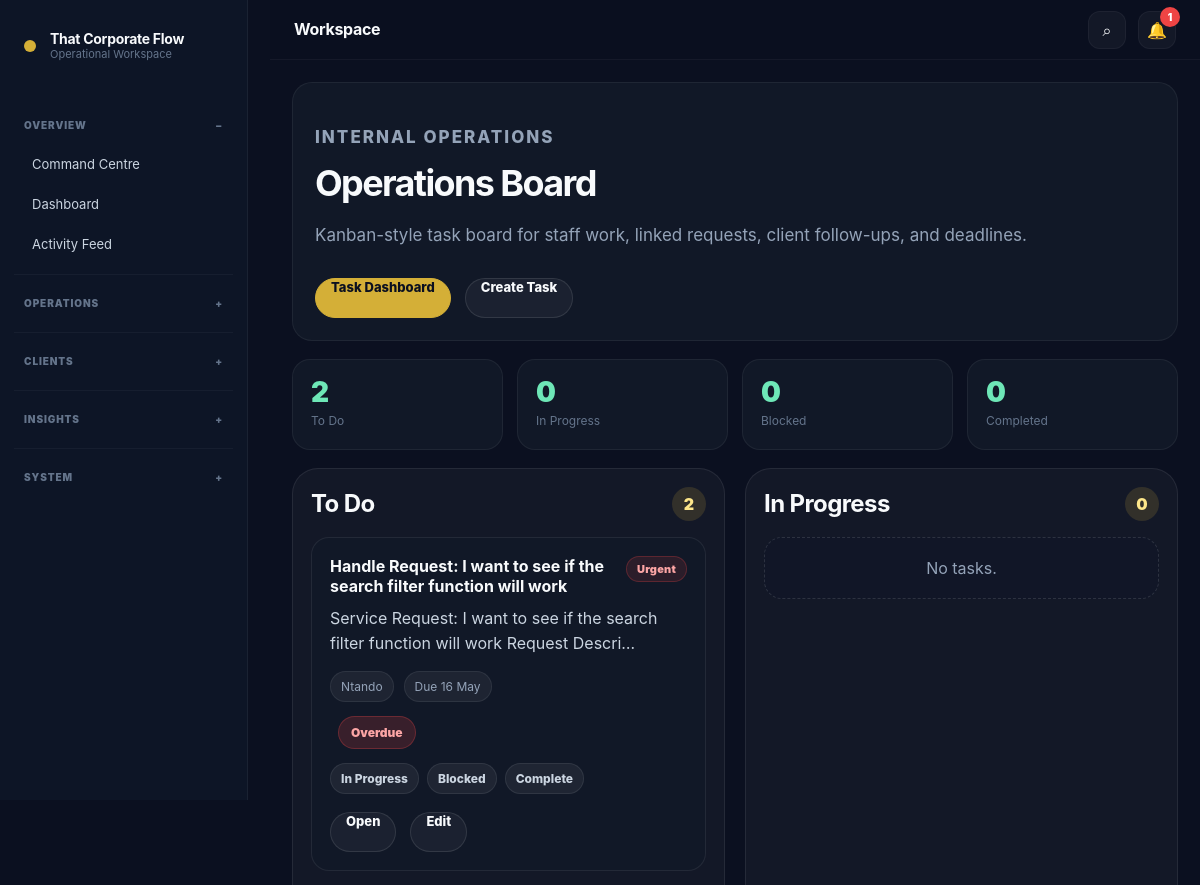
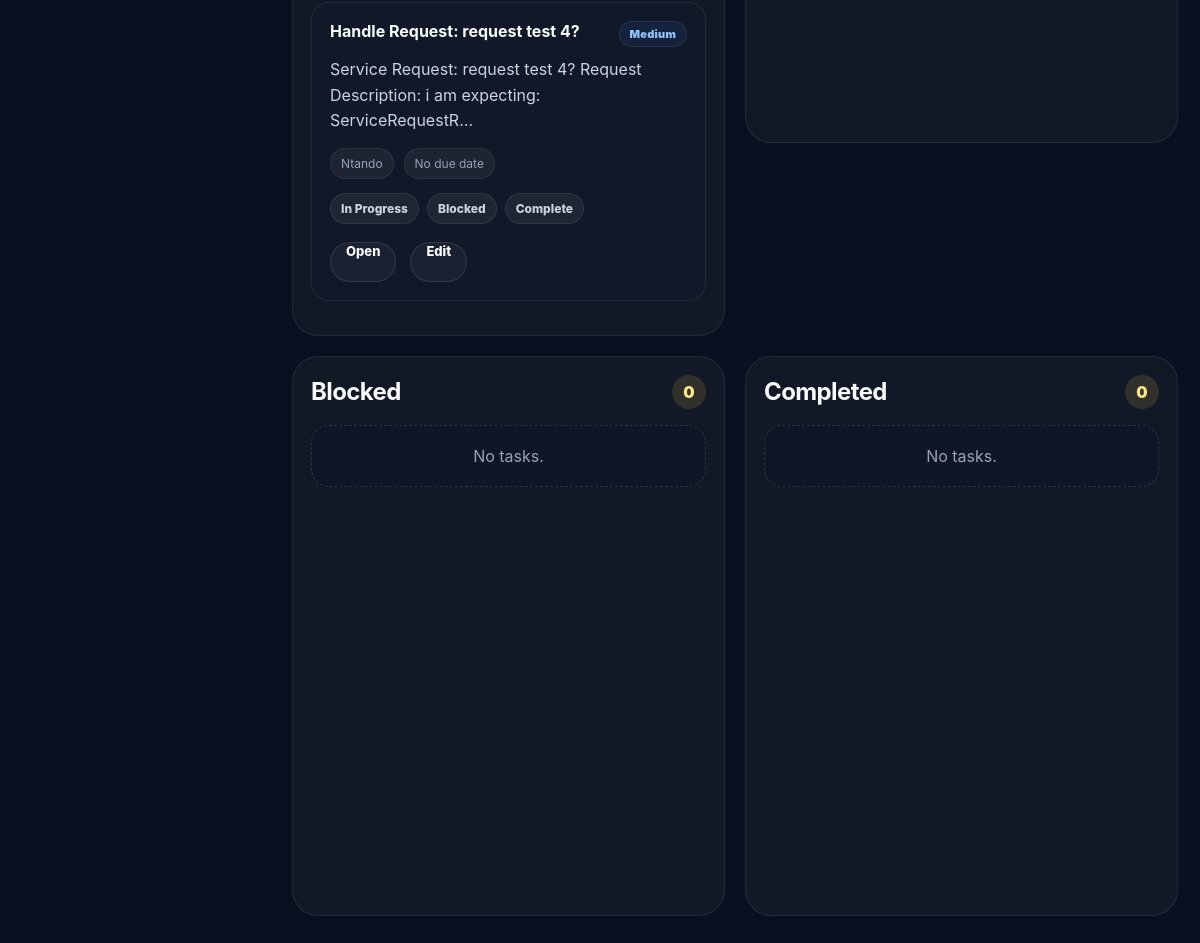
/operations/board/ (signed in), run on the app's committed database (2 pictures, top to bottom).
### operations/models.py (models this page shows, shortened)
class InternalTask(models.Model):
    STATUS_CHOICES = [
        ('todo', 'To Do'),
        ('in_progress', 'In Progress'),
        ('blocked', 'Blocked'),
        ('completed', 'Completed'),
        ('cancelled', 'Cancelled'),
    ]
    PRIORITY_CHOICES = TaskTemplate.PRIORITY_CHOICES
    title = models.CharField(max_length=255)
    description = models.TextField(blank=True)
    template = models.ForeignKey(
        TaskTemplate,
        on_delete=models.SET_NULL,
        related_name='tasks',
        blank=True,
        null=True
    )
    assigned_to = models.ForeignKey(
        settings.AUTH_USER_MODEL,
        on_delete=models.SET_NULL,
        related_name='assigned_internal_tasks',
        blank=True,
        null=True
    )
    created_by = models.ForeignKey(
        settings.AUTH_USER_MODEL,
        on_delete=models.SET_NULL,
        related_name='created_internal_tasks',
        blank=True,
        null=True
    )
    linked_request = models.ForeignKey(
        'service_requests.ServiceRequest',
        on_delete=models.SET_NULL,
        related_name='internal_tasks',
        blank=True,
        null=True
    )
    linked_client = models.ForeignKey(
        'clients.ClientFolder',
        on_delete=models.SET_NULL,
        related_name='internal_tasks',
        blank=True,
        null=True
    )
    status = models.CharField(max_length=50, choices=STATUS_CHOICES, default='todo')
    priority = models.CharField(max_length=50, choices=PRIORITY_CHOICES, default='medium')
    due_date = models.DateField(blank=True, null=True)
    completed_at = models.DateTimeField(blank=True, null=True)
    created_at = models.DateTimeField(default=timezone.now)
    updated_at = models.DateTimeField(auto_now=True)
    def is_overdue(self):
        if self.due_date and self.status != 'completed':
            return timezone.now().date() > self.due_date
        return False

### accounts/models.py (models this page shows, shortened)
class CustomUser(AbstractUser):
    ROLE_CHOICES = [
        ('admin', 'Admin'),
        ('operations', 'Operations'),
        ('finance', 'Finance'),
        ('client', 'Client'),
        ('viewer', 'Viewer'),
    ]
    role = models.CharField(
        max_length=50,
        choices=ROLE_CHOICES,
        default='viewer'
    )
    company_name = models.CharField(
        max_length=255,
        blank=True
    )
    phone_number = models.CharField(
        max_length=50,
        blank=True
    )
    must_change_password = models.BooleanField(
        default=False
    )

### operations/views.py (the view)
# urls.py: path('board/', views.task_board, name='task_board'),
@login_required
def task_board(request):
    tasks = get_visible_tasks(request.user).select_related(
        'assigned_to',
        'created_by',
        'linked_request',
        'linked_client',
    ).order_by('-created_at')
    board = {
        'todo': tasks.filter(status='todo'),
        'in_progress': tasks.filter(status='in_progress'),
        'blocked': tasks.filter(status='blocked'),
        'completed': tasks.filter(status='completed'),
    }
    stats = {
        'todo': board['todo'].count(),
        'in_progress': board['in_progress'].count(),
        'blocked': board['blocked'].count(),
        'completed': board['completed'].count(),
    }
    pinned_announcements = OperationsAnnouncement.objects.filter(
        is_active=True,
        is_pinned=True
    ).order_by('-created_at')[:3]
    return render(request, 'operations/task_board.html', {
        'board': board,
        'stats': stats,
        'can_manage_tasks': can_manage_tasks(request.user),
        'pinned_announcements': pinned_announcements,
    })

### templates/operations/task_board.html (shortened to what this page needs)
﻿{% extends 'base.html' %}
{% block content %}
<section class='page-header'>
    <p class='eyebrow'>Internal Operations</p>
    <h2>Operations Board</h2>
    <p>
        Kanban-style task board for staff work, linked requests, client follow-ups, and deadlines.
    </p>
    <div class='hero-actions'>
        <a class='btn primary' href='{% url "task_dashboard" %}'>
            Task Dashboard
        </a>
        {% if can_manage_tasks %}
            <a class='btn secondary' href='{% url "create_task" %}'>
                Create Task
            </a>
        {% endif %}
    </div>
</section>
<section class='stats-grid'>
    <div class='stat-card'>
        <span>{{ stats.todo }}</span>
        <p>To Do</p>
    </div>
    <div class='stat-card'>
        <span>{{ stats.in_progress }}</span>
        <p>In Progress</p>
    </div>
    <div class='stat-card'>
        <span>{{ stats.blocked }}</span>
        <p>Blocked</p>
    </div>
    <div class='stat-card'>
        <span>{{ stats.completed }}</span>
        <p>Completed</p>
    </div>
</section>
<section class='kanban-board'>
    <div class='kanban-column'>
        <div class='kanban-header'>
            <h3>To Do</h3>
            <span>{{ stats.todo }}</span>
        </div>
        {% for task in board.todo %}
            <div class='kanban-card'>
                <div class='kanban-card-top'>
                    <h4>{{ task.title }}</h4>
                    <span class='priority-badge priority-{{ task.priority }}'>
                        {{ task.get_priority_display }}
                    </span>
                </div>
                <p>{{ task.description|truncatechars:90 }}</p>
                <div class='kanban-meta'>
                    <span>
                        {% if task.assigned_to %}
                            {{ task.assigned_to.username }}
                        {% else %}
                            Unassigned
                        {% endif %}
                    </span>
                    <span>
                        {% if task.due_date %}
                            Due {{ task.due_date|date:'d M' }}
                        {% else %}
                            No due date
                        {% endif %}
                    </span>
                </div>
                {% if task.is_overdue %}
                    <span class='overdue-pill'>Overdue</span>
                {% endif %}
                <div class='quick-move-row'>
                    <a href='{% url "move_task_status" task.id "in_progress" %}'>In Progress</a>
                    <a href='{% url "move_task_status" task.id "blocked" %}'>Blocked</a>
                    <a href='{% url "move_task_status" task.id "completed" %}'>Complete</a>
                </div>
                <div class='hero-actions small-actions'>
                    <a class='mini-btn' href='{% url "task_detail" task.id %}'>
                        Open
                    </a>
                    <a class='mini-btn' href='{% url "edit_task" task.id %}'>
                        Edit
                    </a>
                </div>
            </div>
        {% empty %}
            <div class='empty-kanban'>
                No tasks.
            </div>
        {% endfor %}
    </div>
    <div class='kanban-column'>
        <div class='kanban-header'>
            <h3>In Progress</h3>
            <span>{{ stats.in_progress }}</span>
        </div>
        {% for task in board.in_progress %}
            <div class='kanban-card'>
                <div class='kanban-card-top'>
                    <h4>{{ task.title }}</h4>
                    <span class='priority-badge priority-{{ task.priority }}'>
                        {{ task.get_priority_display }}
                    </span>
                </div>
                <p>{{ task.description|truncatechars:90 }}</p>
                <div class='kanban-meta'>
                    <span>
                        {% if task.assigned_to %}
                            {{ task.assigned_to.username }}
                        {% else %}
                            Unassigned
                        {% endif %}
                    </span>
                    <span>
                        {% if task.due_date %}
                            Due {{ task.due_date|date:'d M' }}
                        {% else %}
                            No due date
                        {% endif %}
                    </span>
                </div>
                {% if task.is_overdue %}
                    <span class='overdue-pill'>Overdue</span>
                {% endif %}
                <div class='quick-move-row'>
                    <a href='{% url "move_task_status" task.id "todo" %}'>To Do</a>
                    <a href='{% url "move_task_status" task.id "blocked" %}'>Blocked</a>
                    <a href='{% url "move_task_status" task.id "completed" %}'>Complete</a>
                </div>
                <div class='hero-actions small-actions'>
                    <a class='mini-btn' href='{% url "task_detail" task.id %}'>
                        Open
                    </a>
                    <a class='mini-btn' href='{% url "edit_task" task.id %}'>
                        Edit
                    </a>
                </div>
            </div>
        {% empty %}
            <div class='empty-kanban'>
                No tasks.
            </div>
        {% endfor %}
    </div>
    <div class='kanban-column'>
        <div class='kanban-header'>
            <h3>Blocked</h3>
            <span>{{ stats.blocked }}</span>
        </div>
        {% for task in board.blocked %}
            <div class='kanban-card'>
                <div class='kanban-card-top'>
                    <h4>{{ task.title }}</h4>
                    <span class='priority-badge priority-{{ task.priority }}'>
                        {{ task.get_priority_display }}
                    </span>
                </div>
                <p>{{ task.description|truncatechars:90 }}</p>
                <div class='kanban-meta'>
                    <span>
                        {% if task.assigned_to %}
                            {{ task.assigned_to.username }}
                        {% else %}
                            Unassigned
                        {% endif %}
                    </span>
                    <span>
                        {% if task.due_date %}
                            Due {{ task.due_date|date:'d M' }}
                        {% else %}
                            No due date
                        {% endif %}
                    </span>
                </div>
                {% if task.is_overdue %}
                    <span class='overdue-pill'>Overdue</span>
                {% endif %}
                <div class='quick-move-row'>
                    <a href='{% url "move_task_status" task.id "todo" %}'>To Do</a>
                    <a href='{% url "move_task_status" task.id "in_progress" %}'>In Progress</a>
                    <a href='{% url "move_task_status" task.id "completed" %}'>Complete</a>
                </div>
                <div class='hero-actions small-actions'>
                    <a class='mini-btn' href='{% url "task_detail" task.id %}'>
                        Open
                    </a>
                    <a class='mini-btn' href='{% url "edit_task" task.id %}'>
                        Edit
                    </a>
                </div>
            </div>
        {% empty %}
            <div class='empty-kanban'>
                No tasks.
            </div>
        {% endfor %}
    </div>
    <div class='kanban-column'>
        <div class='kanban-header'>
            <h3>Completed</h3>
            <span>{{ stats.completed }}</span>
        </div>
        {% for task in board.completed %}
            <div class='kanban-card completed-card'>
                <div class='kanban-card-top'>
                    <h4>{{ task.title }}</h4>
                    <span class='priority-badge priority-{{ task.priority }}'>
                        {{ task.get_priority_display }}
                    </span>
                </div>
                <p>{{ task.description|truncatechars:90 }}</p>
                <div class='kanban-meta'>
                    <span>
                        {% if task.assigned_to %}
                            {{ task.assigned_to.username }}
                        {% else %}
                            Unassigned
                        {% endif %}
                    </span>
                    <span>
                        {% if task.completed_at %}
                            Done {{ task.completed_at|date:'d M' }}
                        {% else %}
                            Completed
                        {% endif %}
                    </span>
                </div>
                <div class='quick-move-row'>
                    <a href='{% url "move_task_status" task.id "todo" %}'>Reopen</a>
                    <a href='{% url "move_task_status" task.id "in_progress" %}'>In Progress</a>
                    <a href='{% url "move_task_status" task.id "blocked" %}'>Blocked</a>
                </div>
                <div class='hero-actions small-actions'>
                    <a class='mini-btn' href='{% url "task_detail" task.id %}'>
                        Open
                    </a>
                    <a class='mini-btn' href='{% url "edit_task" task.id %}'>
                        Edit
                    </a>
                </div>
            </div>
        {% empty %}
            <div class='empty-kanban'>
                No tasks.
            </div>
        {% endfor %}
    </div>
</section>
{% endblock %}

### data on the page
InternalTask: title "Handle Request: I want to see if the search filter function will work", priority "Urgent", description "Service Request: I want to see if the search filter function will work Request Descri…", assigned_to.username "Ntando", due_date "16 May", status "Overdue"
InternalTask: title "Handle Request: request test 4?", priority "Medium", description "Service Request: request test 4? Request Description: i am expecting: ServiceRequestR…", assigned_to.username "Ntando", shows "No due date"

### other printed values
{{ unread_notification_count }} "1"
{{ stats.todo }} "2"
{{ stats.in_progress }} "0"
{{ stats.blocked }} "0"
{{ stats.completed }} "0"
